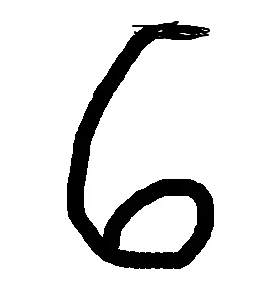
#> input picture Screenshot From 2026-04-07 11-20-57.png, 270 x 294 px, found by its file name
$ python text.py
#> lines starting #> are read from the running program, lines starting #| are printed output that depends on the picture
import matplotlib.pyplot as plt
from PIL import Image
import numpy as np
import os

def input(img_path):
    img = Image.open(img_path).convert('L').resize((8, 8))
    img_array = np.array(img).astype(np.float32)
    processed_img = 16 - (img_array * 16.0/255.0 )

    # 3. Display
    plt.figure(figsize=(4,4))
    plt.imshow(processed_img , cmap='gray')
    plt.show()
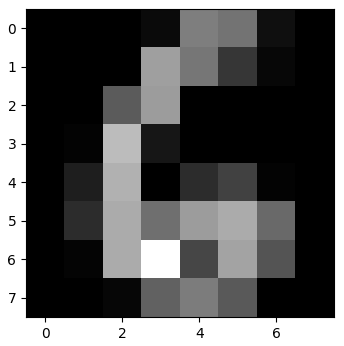
#> figure drawn by matplotlib, 1 panel

my_image = "/home/krish/Downloads/Flask/Screenshot From 2026-04-07 11-20-57.png"

input(my_image)
